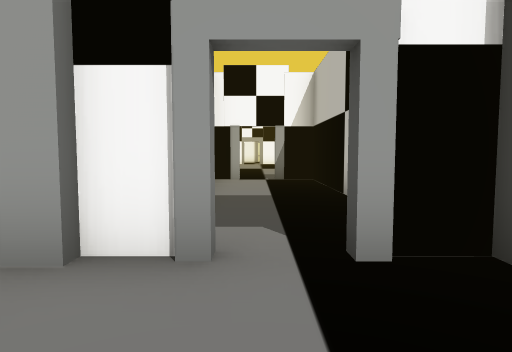
[1] (above)

16 first-person views from a walk through a scene from a Unity 3-D project. The camera is 1.5 m above the floor, tilts 4° down and sees 75° across. Doors are open. The floor is counted in squares, 2 m on a side. Each view is taken from the middle of a square. On the plan, view 1 faces up. The plan holds only what a view shows up to about 11 squares ahead; the rest is blank. The place goes on beyond the plan. The player character is not drawn.

[2]
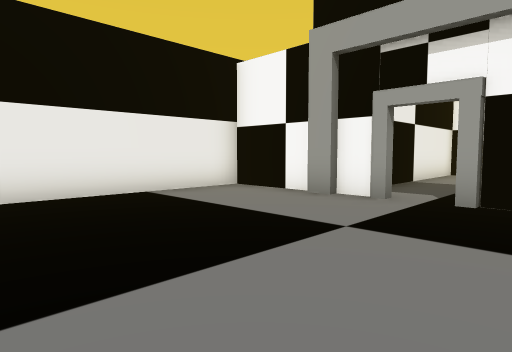

[3]
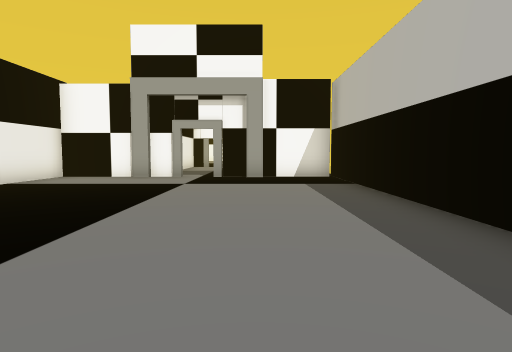

[4]
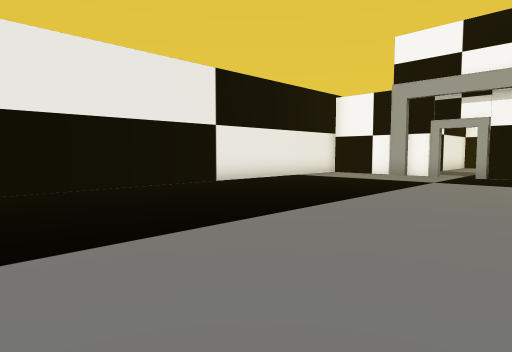

[5]
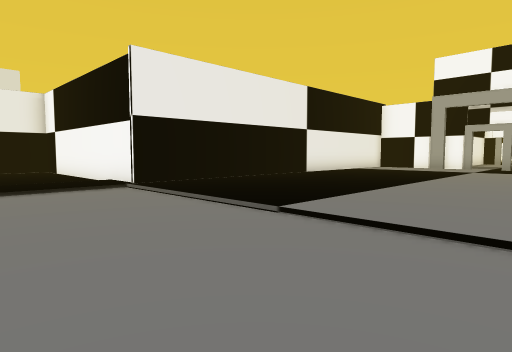

[6]
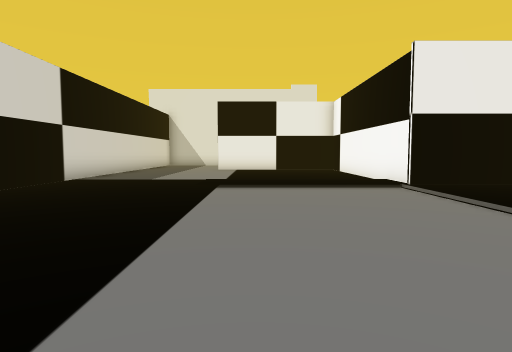

[7]
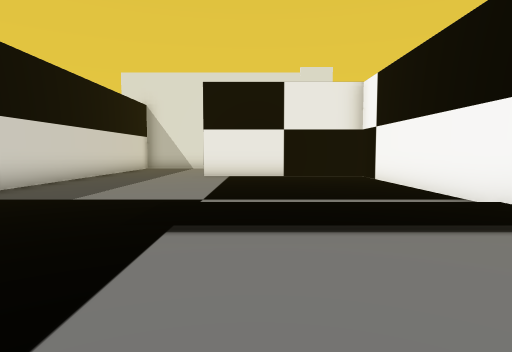

[8]
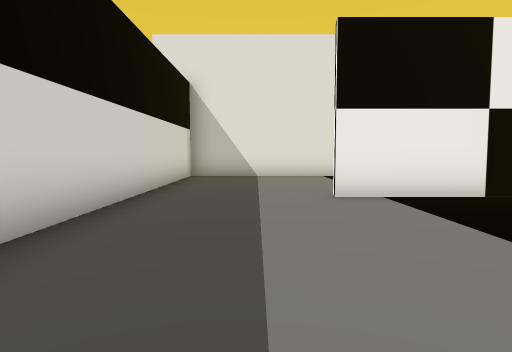

[9]
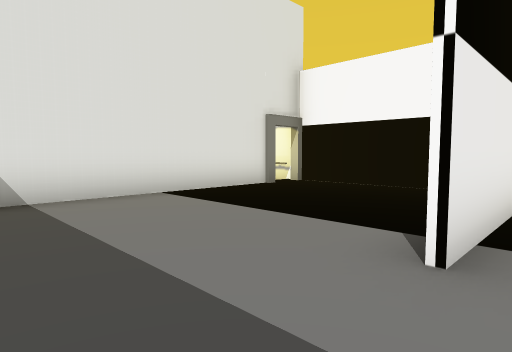

[10]
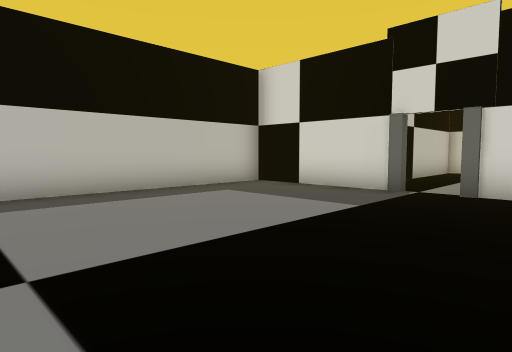

[11]
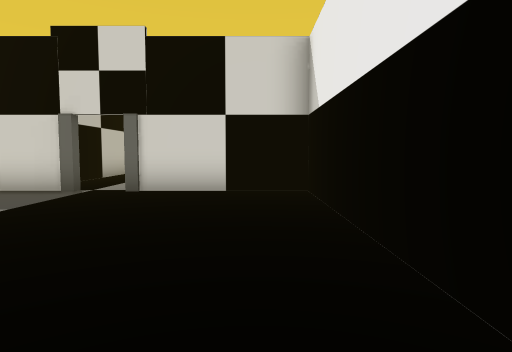

[12]
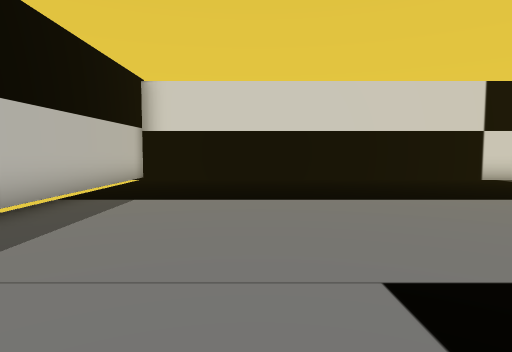

[13]
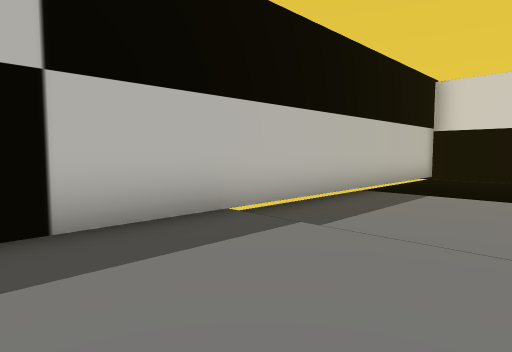

[14]
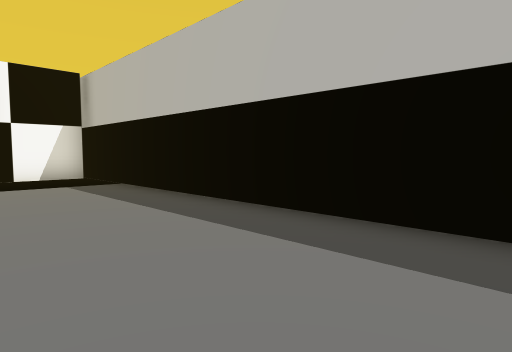

[15]
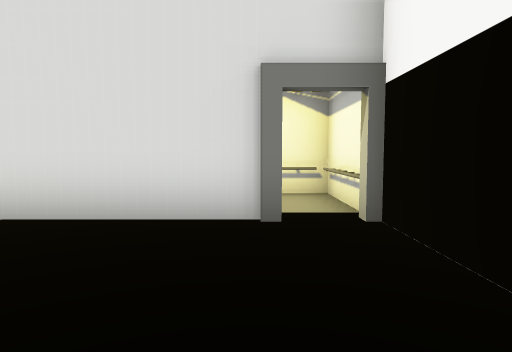

[16]
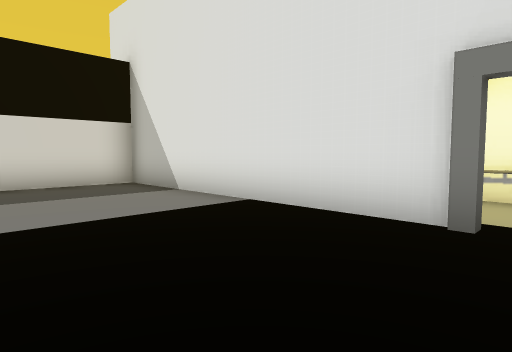

### Floor plan
Key: @ floor where view 1 was taken; # wall or solid block; . main floor; - floor 0.25 m lower than the main floor; / step, stairs or slope; D open door; O other object.
Columns run from 19 left of view 1 to 5 right of it. Each row starts with its distance up from view 1.
 16                 .. ...
 15                    .....#
 14                    .....#
 13                    .....#
 12                    .....#
 11                    .....#
 10                #........#
  9                ####D#####
  8                  #...#
  7                  #...#
  6                  #...#
  5                  #...#
  4                  #...#
  3                ####..####
  2                #..#D##..#
  1                #........#
  0                #...@....#
 -1                #........#
 -2                #........#
 -3                #........#
 -4                #........
 -5                #........
 -6                #........
 -7                #........
 -8                #........#
 -9 ################........#
-10 -------#------./////////#
-11 O-#----#------./--------#
-12    --  #------./--------#
-13   #-   #------./--------#
-14   #----#------./--------#
-15   #---------------------#
-16   #---------------------#
-17   #---------------------#
-18   #######################

Positions as (right, up) in squares from view 1, and headings:
1: (0, 0), facing up
2: (2, -3), facing up-left
3: (2, -8), facing up
4: (3, -9), facing up-left
5: (3, -13), facing up-left
6: (3, -13), facing left
7: (-1, -13), facing left
8: (-6, -16), facing left
9: (-11, -17), facing up-left
10: (-2, 16), facing down-right
11: (-3, 16), facing down
12: (1, -8), facing down
13: (1, -7), facing down-right
14: (1, -8), facing up-right
15: (-13, -11), facing left
16: (-13, -10), facing down-left
